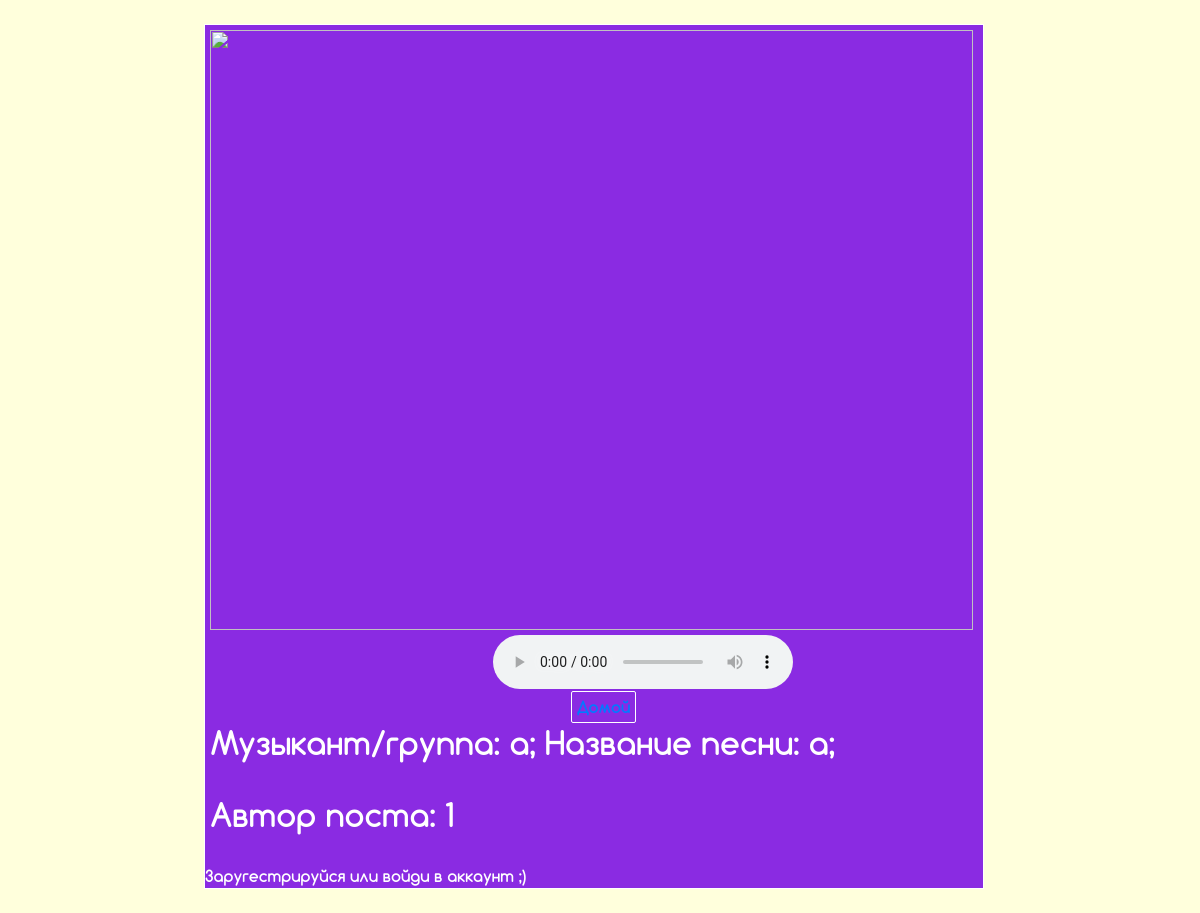
Screenshot of /music/a/a/1/1 with the database file from the repository.
### data/content.py (models this page shows)
class Content(SqlAlchemyBase, UserMixin):
    __tablename__ = 'user_content'
    id = sqlalchemy.Column(sqlalchemy.Integer, primary_key=True,
                           autoincrement=True)
    music_name = sqlalchemy.Column(sqlalchemy.String, nullable=False)
    music_author = sqlalchemy.Column(sqlalchemy.String, nullable=False)
    url_music = sqlalchemy.Column(sqlalchemy.String, nullable=False)
    url_img = sqlalchemy.Column(sqlalchemy.String, nullable=False)
    user_id = sqlalchemy.Column(sqlalchemy.Integer, sqlalchemy.ForeignKey('users.id'))
    user = orm.relation('User')
    commentary = orm.relation("Comments", back_populates='content')

### main.py (the view, shortened to what this page needs)
@app.route('/music/<name_music>/<name_author>/<id>/<user_id>', methods=['GET', 'POST'])
def music_page(name_music, name_author, id, user_id):
    session = db_session.create_session()
    data_music = session.query(Content).filter(Content.user_id == user_id,
                                               Content.id == id).first()
    form = CommentsForm()
    comments = session.query(Comments).filter(Comments.content_id == id).all()
    return render_template('music_page.html', title_music=name_music,
                           title_author=name_author, data=data_music,
                           form=form, comments=reversed(comments))

### data/db_session.py (called while the page is built)
def create_session() -> Session:
    global __factory
    return __factory()

### templates/music_page.html (shortened to what this page needs)
<!DOCTYPE html>
<html lang="en">
<head>
    <link rel="stylesheet"
          href="https://stackpath.bootstrapcdn.com/bootstrap/4.4.1/css/bootstrap.min.css"
>
    <link rel="stylesheet" type="text/css" href="/static/css/font.css" >
    <link rel="stylesheet" type="text/css" href="/static/css/music_page.css" >
</head>
<body>
    <div class="main">
        <img src='/{{ data.url_img }}'><br>
        <div class="muisc_return">
             <audio controls="controls">
                 <source src='/{{ data.url_music }}' type="audio/mpeg">
             </audio><br>
             <a href="/">Домой</a>
        </div>
        <h2>Музыкант/группа: {{ data.music_author }}; Название песни: {{ data.music_name }};</h2><br>
        <h2>Автор поста: {{ data.user_id }}</h2><br>
        {% if current_user.is_authenticated %}
        <a href="/download/{{ data.id }}">Скачать</a>
        <h1>Оставить комментарий:</h1>
        <form action="" method="post">
            {{ form.csrf_token }}
            {{ form.comment() }} {{ form.submit() }}
        </form>
        {% for comment in comments %}
        <div class="commentary">
            <h1>{{ comment.user_name }}:</h1><br>
            <h2>{{ comment.text }}</h2>
        </div>
        {% endfor %}
        {% else %}
        Заругестрируйся или войди в аккаунт ;)
        {% endif %}
    </div>
</body>

### static/css/music_page.css (style rules this page uses)
body { background: #ffffdc; font-family: Comfortaa; }
.main, .commentary { width: 65%; height: 85%; background: blueviolet; margin: 2% 17%; border: solid white 1px; color: white; }
img { width: 99%; height: 600px; margin: 5px; }
h2 { margin: 5px; }
audio { margin-left: 37%; }
a { padding: 5px; border-radius: 2px; border: solid 1px white; margin-left: 47%; }

### rows the page displays
Content: music_author "a", music_name "a", user_id "1"
